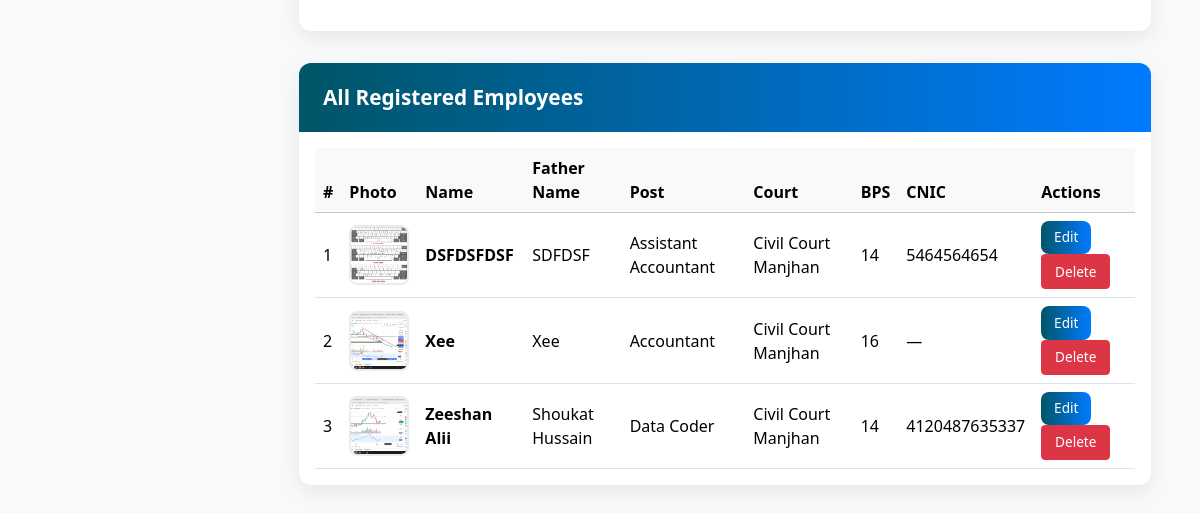
The page /project_root/index.php?page=employee_details (signed in, lower part) on the database as committed earlier.
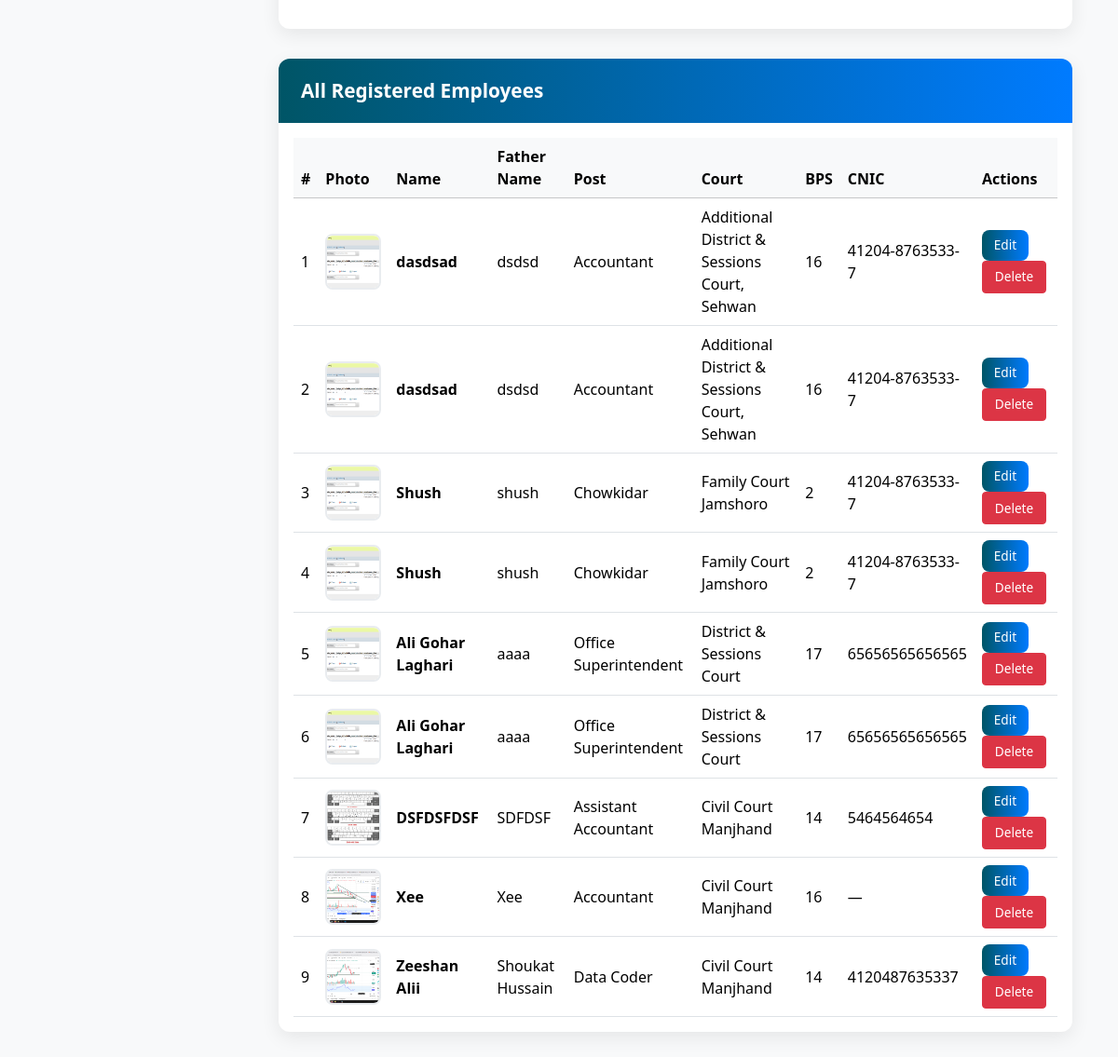
The same page on the database as committed later.
### tables this page shows
CREATE TABLE IF NOT EXISTS `employee_details` (
  `id` int(11) NOT NULL AUTO_INCREMENT,
  `name` varchar(150) NOT NULL,
  `father_name` varchar(150) NOT NULL,
  `post_id` int(11) NOT NULL,
  `court_id` int(11) NOT NULL,
  `bps` varchar(20) NOT NULL,
  `date_of_birth` date DEFAULT NULL,
  `date_of_appointment` date NOT NULL,
  `date_of_retirement` date NOT NULL,
  `cnic` varchar(20) DEFAULT NULL,
  `pic` varchar(255) DEFAULT NULL,
  `created_at` timestamp NULL DEFAULT CURRENT_TIMESTAMP,
  `updated_at` timestamp NULL DEFAULT CURRENT_TIMESTAMP ON UPDATE CURRENT_TIMESTAMP,
  PRIMARY KEY (`id`),
  KEY `fk_post` (`post_id`),
  KEY `fk_employee_details_court` (`court_id`)
);

CREATE TABLE IF NOT EXISTS `posts` (
  `id` int(11) NOT NULL AUTO_INCREMENT,
  `serial_no` int(11) DEFAULT '0',
  `court_name` varchar(100) NOT NULL,
  `post_name` varchar(255) NOT NULL,
  `bps` int(11) NOT NULL,
  `sanctioned_strength` int(11) DEFAULT '0',
  `working_strength` int(11) DEFAULT '0',
  `vacant` int(11) GENERATED ALWAYS AS ((`sanctioned_strength` - `working_strength`)) STORED,
  PRIMARY KEY (`id`)
);

CREATE TABLE IF NOT EXISTS `courts` (
  `id` int(11) NOT NULL AUTO_INCREMENT,
  `name` varchar(255) NOT NULL,
  `district` varchar(255) DEFAULT NULL,
  `taluka` varchar(255) DEFAULT NULL,
  PRIMARY KEY (`id`)
);

### backend/views/employee_details.php (the view, shortened to what this page needs)
<?php
include __DIR__ . '/header.php';
$uploadsUrl = rtrim(dirname($_SERVER['SCRIPT_NAME']), '/\\') . '/../Uploads/employees/';
$stmt = $pdo->query("
    SELECT ed.id,
           ed.name,
           ed.father_name,
           ed.bps,
           ed.date_of_birth,
           ed.date_of_appointment,
           ed.date_of_retirement,
           ed.cnic,
           ed.pic,
           p.post_name AS post_name,
           c.name AS court_name
    FROM employee_details ed
    JOIN posts p ON p.id = ed.post_id
    JOIN courts c ON c.id = ed.court_id
    ORDER BY ed.id DESC
");
$employees = $stmt->fetchAll(PDO::FETCH_ASSOC);
?>
<div class="container-fluid mt-4">
    <div class="form-card">
        <div class="form-body">
        </div>
    </div>
    <div class="table-card">
        <div class="table-header">
            All Registered Employees
        </div>
        <div class="table-responsive p-3">
            <table class="table table-hover align-middle">
                <thead class="table-light">
                    <tr>
                        <th>#</th>
                        <th>Photo</th>
                        <th>Name</th>
                        <th>Father Name</th>
                        <th>Post</th>
                        <th>Court</th>
                        <th>BPS</th>
                        <th>CNIC</th>
                        <th>Actions</th>
                    </tr>
                </thead>
                <tbody>
                    <?php if (empty($employees)): ?>
                    <tr>
                        <td colspan="9" class="text-center py-5 text-muted">No employees added yet.</td>
                    </tr>
                    <?php else: ?>
                    <?php foreach ($employees as $i => $e): ?>
                    <tr>
                        <td><?= $i + 1 ?></td>
                        <td>
                            <?php if (!empty($e['pic'])): ?>
                            <img src="<?= htmlspecialchars($uploadsUrl . $e['pic']) ?>" alt="Photo" onclick="showImage(this.src)">
                            <?php else: ?>
                            <div class="bg-light border rounded d-flex align-items-center justify-content-center" style="width:60px;height:60px;">
                                <i class="bi bi-person text-muted" style="font-size:24px;"></i>
                            </div>
                            <?php endif; ?>
                        </td>
                        <td><strong><?= htmlspecialchars($e['name']) ?></strong></td>
                        <td><?= htmlspecialchars($e['father_name']) ?></td>
                        <td><?= htmlspecialchars($e['post_name']) ?></td>
                        <td><?= htmlspecialchars($e['court_name']) ?></td>
                        <td><?= htmlspecialchars($e['bps']) ?></td>
                        <td><?= htmlspecialchars($e['cnic'] ?: '—') ?></td>
                        <td class="action-btns">
                            <a href="?page=employee_details&edit=<?= $e['id'] ?>" class="btn btn-sm btn-primary">Edit</a>
                            <a href="?page=employee_details&delete=<?= $e['id'] ?>" class="btn btn-sm btn-danger" onclick="return confirm('Delete this employee permanently?')">Delete</a>
                        </td>
                    </tr>
                    <?php endforeach; ?>
                    <?php endif; ?>
                </tbody>
            </table>
        </div>
    </div>
</div>
<?php include __DIR__ . '/footer.php'; ?>

### project_root/index.php (shortened to what this page needs)
<?php
$pdo = require __DIR__ . '/../backend/config/pdo.php';
$page = $_GET['page'] ?? 'login';
switch ($page) {
        case 'employee_details':
        if ($_SESSION['user']['role'] === 'admin') {
            include __DIR__ . '/../backend/views/employee_details.php';
        } else {
            echo 'Access denied';
        }
        break;
}

### backend/views/header.php (shortened to what this page needs)
<!DOCTYPE html>
<html lang="en" data-bs-theme="light">
<head>
    <link href="https://cdn.jsdelivr.net/npm/bootstrap@5.3.2/dist/css/bootstrap.min.css" rel="stylesheet">
    <link href="https://cdn.jsdelivr.net/npm/bootstrap-icons@1.11.3/font/bootstrap-icons.min.css" rel="stylesheet">
</head>
<body>
<div class="main-content" id="mainContent">
    <div class="container-fluid">

### backend/views/footer.php (shortened to what this page needs)
    </div>
</div>
</body>
</html>

### backend/views/header.php (style rules this page uses)
:root { --sidebar-width: 250px; --sidebar-collapsed: 70px; --bg-light: #f8f9fa; --bg-dark: #121212; --card-light: #ffffff; --card-dark: #1e1e1e; --text-light: #212529; --text-dark: #e0e0e0; --border-dark: #444; }
body { background: var(--bg-light); color: var(--text-light); transition: background 0.3s ease, color 0.3s ease; font-family: 'Segoe UI', sans-serif; margin: 0; }
.main-content { margin-left: var(--sidebar-width); min-height: 100vh; transition: margin-left 0.35s cubic-bezier(0.4, 0, 0.2, 1); padding: 25px; }

### backend/views/employee_details.php (style rules this page uses)
.form-card { background: white; border-radius: 12px; box-shadow: 0 6px 20px rgba(0,0,0,0.08); overflow: hidden; margin-bottom: 2rem; }
.form-body { padding: 2rem; }
.btn-primary { background: linear-gradient(90deg, #005566, #007bff); border: none; border-radius: 8px; padding: 0.7rem 1.8rem; font-weight: 500; }
.table-card { background: white; border-radius: 12px; box-shadow: 0 6px 20px rgba(0,0,0,0.08); overflow: hidden; margin-bottom: 2rem; }
.table-header { background: linear-gradient(90deg, #005566, #007bff); color: white; padding: 1.2rem 1.5rem; font-size: 1.3rem; font-weight: 600; }
.table { margin: 0; }
.table thead { background: #f1f3f5; font-weight: 600; }
.table img { width: 60px; height: 60px; object-fit: cover; border-radius: 8px; border: 2px solid #e9ecef; cursor: pointer; transition: transform 0.2s; }
.action-btns .btn { font-size: 0.85rem; padding: 0.4rem 0.8rem; }

Rows that differ between the two databases and show on the page:
added employee_details: pic (picture), name "dasdsad", father_name "dsdsd", post.post_name "Accountant", court.name "Additional District & Sessions Court, Sehwan", bps "16", cnic "41204-8763533-7"
added employee_details: pic (picture), name "dasdsad", father_name "dsdsd", post.post_name "Accountant", court.name "Additional District & Sessions Court, Sehwan", bps "16", cnic "41204-8763533-7"
added employee_details: pic (picture), name "Shush", father_name "shush", post.post_name "Chowkidar", court.name "Family Court Jamshoro", bps "2", cnic "41204-8763533-7"
added employee_details: pic (picture), name "Shush", father_name "shush", post.post_name "Chowkidar", court.name "Family Court Jamshoro", bps "2", cnic "41204-8763533-7"
added employee_details: pic (picture), name "Ali Gohar Laghari", father_name "aaaa", post.post_name "Office Superintendent", court.name "District & Sessions Court", bps "17", cnic "65656565656565"
added employee_details: pic (picture), name "Ali Gohar Laghari", father_name "aaaa", post.post_name "Office Superintendent", court.name "District & Sessions Court", bps "17", cnic "65656565656565"
changed through a linked row, employee_details "DSFDSFDSF": court.name "Civil Court Manjhan" → "Civil Court Manjhand"
changed through a linked row, employee_details "Xee": court.name "Civil Court Manjhan" → "Civil Court Manjhand"
changed through a linked row, employee_details "Zeeshan Alii": court.name "Civil Court Manjhan" → "Civil Court Manjhand"
